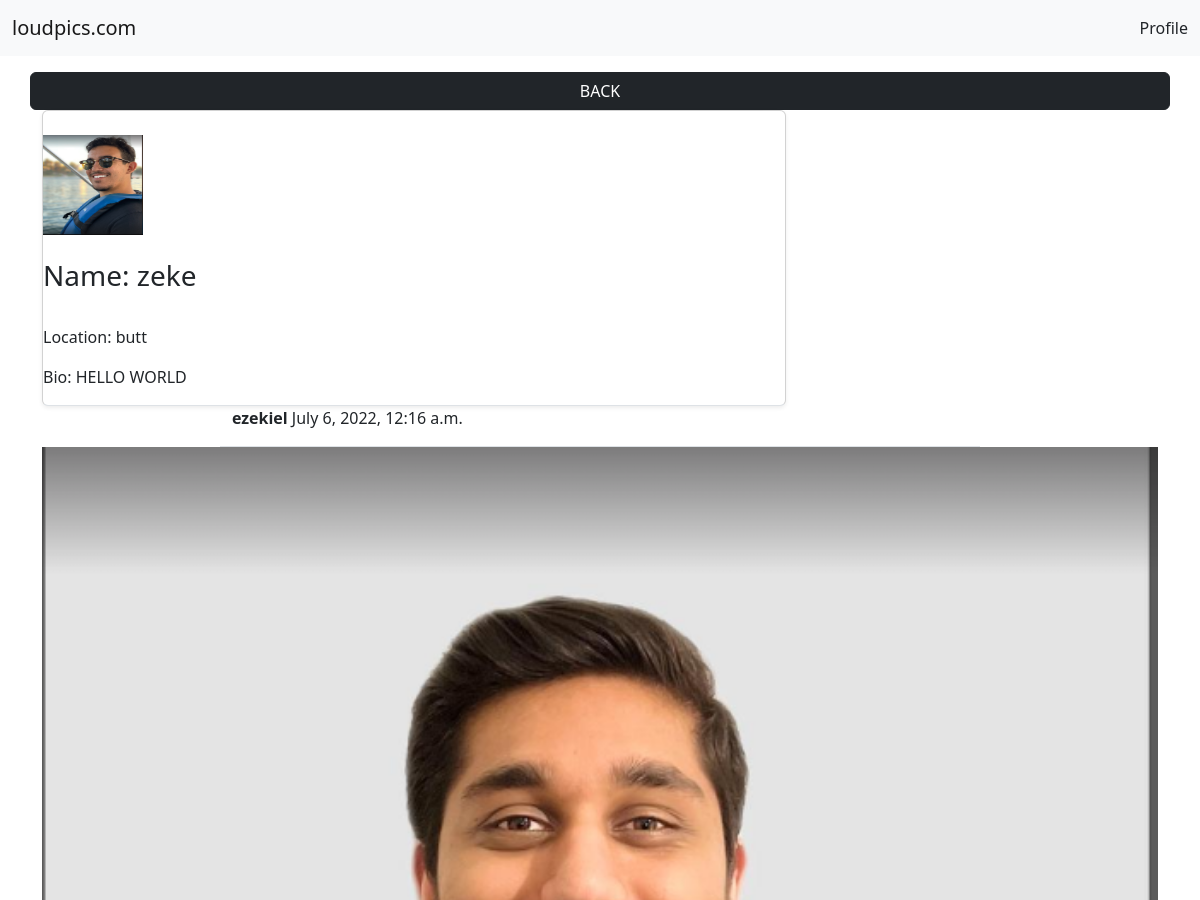
The page /social/profile/1 (upper part) on the database as committed earlier.
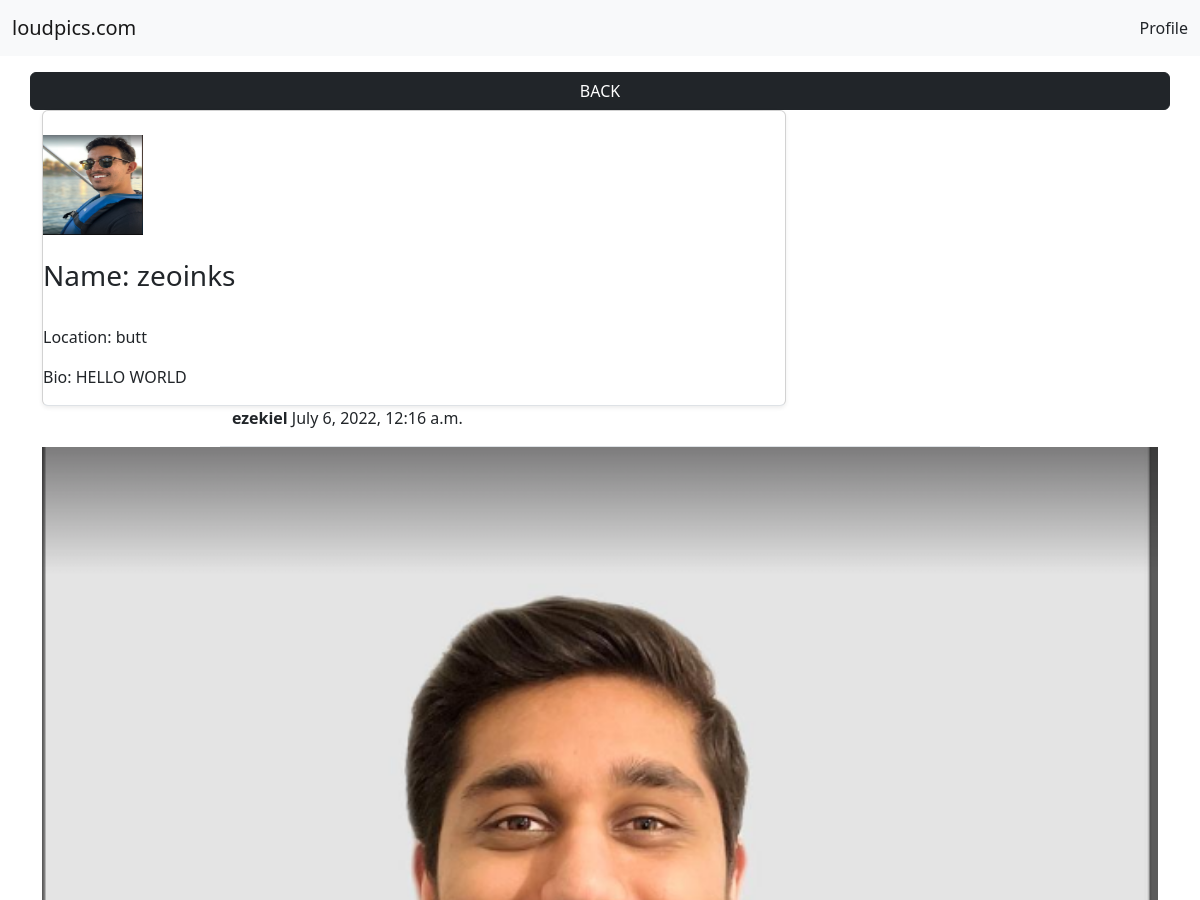
The same page on the database as committed later.
### social/models.py (models this page shows)
class UserProfile(models.Model):
    user = models.OneToOneField(User, primary_key=True, verbose_name='user', related_name='profile', on_delete=models.CASCADE)
    name = models.CharField(max_length=10, blank=True, null=True)
    bio = models.TextField(max_length=300, blank=True, null=True)
    location = models.CharField(max_length= 100, blank=True, null=True)
    picture = models.ImageField(upload_to='uploads/profile_pictures', default= 'uploads/profile_pictures/default.jpeg', blank=True)

class Post(models.Model) :
    headers = {
	"X-RapidAPI-Key": "7d6f0e6ddcmsh07cf4610b0f633ap1657a2jsn77b8367a1023",
	"X-RapidAPI-Host": "spotify-scraper.p.rapidapi.com"
}
    body = models.CharField(max_length= 6)
    image = models.ImageField(upload_to='uploads/post_photos', blank=True, null=True)
    created_on = models.DateTimeField(default=timezone.now)
    rand = random.randrange(1, 112024, 1)
    querystring = {"name": "fuck"}
    author = models.ForeignKey(User, on_delete=models.CASCADE)
    r = requests.get("https://spotify-scraper.p.rapidapi.com/v1/track/search", headers=headers, params=querystring)
    song = r.json()

### social/views.py (the view)
# urls.py: path('profile/<int:pk>', ProfileView.as_view(), name='profile'),
class ProfileView(View):
    def get(self, request, pk, *args, **kwargs):
        profile = UserProfile.objects.get(pk=pk)
        user = profile.user
        posts = Post.objects.filter(author=user).order_by('-created_on')
        context = {
            'user': user,
            'profile': profile,
            'posts':posts
            }
        return render(request, 'social/profile.html', context)

### social/templates/social/profile.html (shortened to what this page needs)
{% extends 'landing/base.html' %} {% block content %}
<div class="container">
  <div class="row justify-content-center mt-3">
 <a href="{% url 'post-list' %}" class="btn btn-dark">BACK</a>
  </div>
  <div class="card shadow-sm col-md-8 col-sm-12 border-bottom px-6 pt-4">
    <img src="{{ profile.picture.url }}" class="img-circle" width="100" height="100"/>
    <h3 class="py-4">Name:  {{ profile.name }}
  </h3>
    {% if profile.location %}
    <p >Location:  {{ profile.location }}</p>
    {% endif %}
    {% if profile.bio %}
    <p >Bio:  {{ profile.bio }}</p>
    {% endif %}
  </div>
  {% for post in posts %}
  <div class="row justify-content-center mt-6">
    <div class="col-md-8 col-sm-12 border-bottom position-relative">
      <p><strong>{{ post.author }} </strong> {{ post.created_on }}</p></div>
      {% if post.image %}
      <img src="{{ post.image.url }}", class="img-fluid" />
      {% endif %}
    </div>
    {% endfor %}
  </div>
  {% endblock content %}

### landing/templates/landing/base.html (shortened to what this page needs)
<!DOCTYPE html>
<html lang="en">
  <head>
    <link
      href="https://cdn.jsdelivr.net/npm/bootstrap@5.2.0-beta1/dist/css/bootstrap.min.css"
      rel="stylesheet"
    />
  </head>
  <body>
    {% include 'landing/navbar.html' %}
    {% block content %} {% endblock content %}
  </body>
</html>

### landing/templates/landing/navbar.html
<nav class="navbar bg-light">
    <div class="container-fluid">
      <a class="navbar-brand"
      {% if user.is_authenticated %}
      href="{% url 'post-list' %}"
      {% else %}
      href="{% url 'index' %}"
      {% endif %}
      >loudpics.com</a>
      <a class="nav-link active"
       {% if user.is_authenticated %}
       href="{% url 'profile' user.profile.pk %}">Profile</a>
       {% endif %}
    </div>
  </nav>

Rows that differ between the two databases and show on the page:
changed UserProfile "butt": name "zeke" → "zeoinks"
